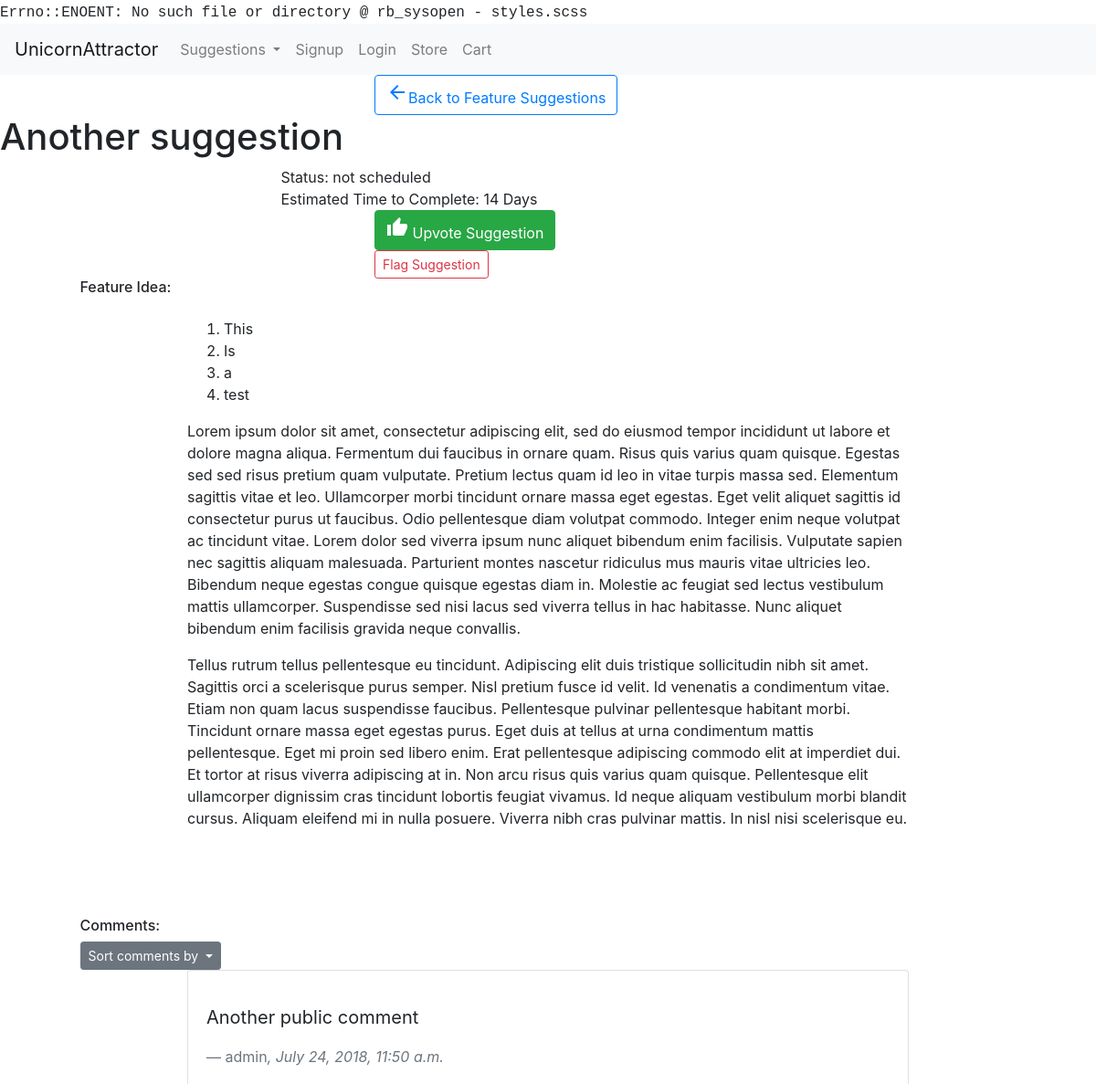
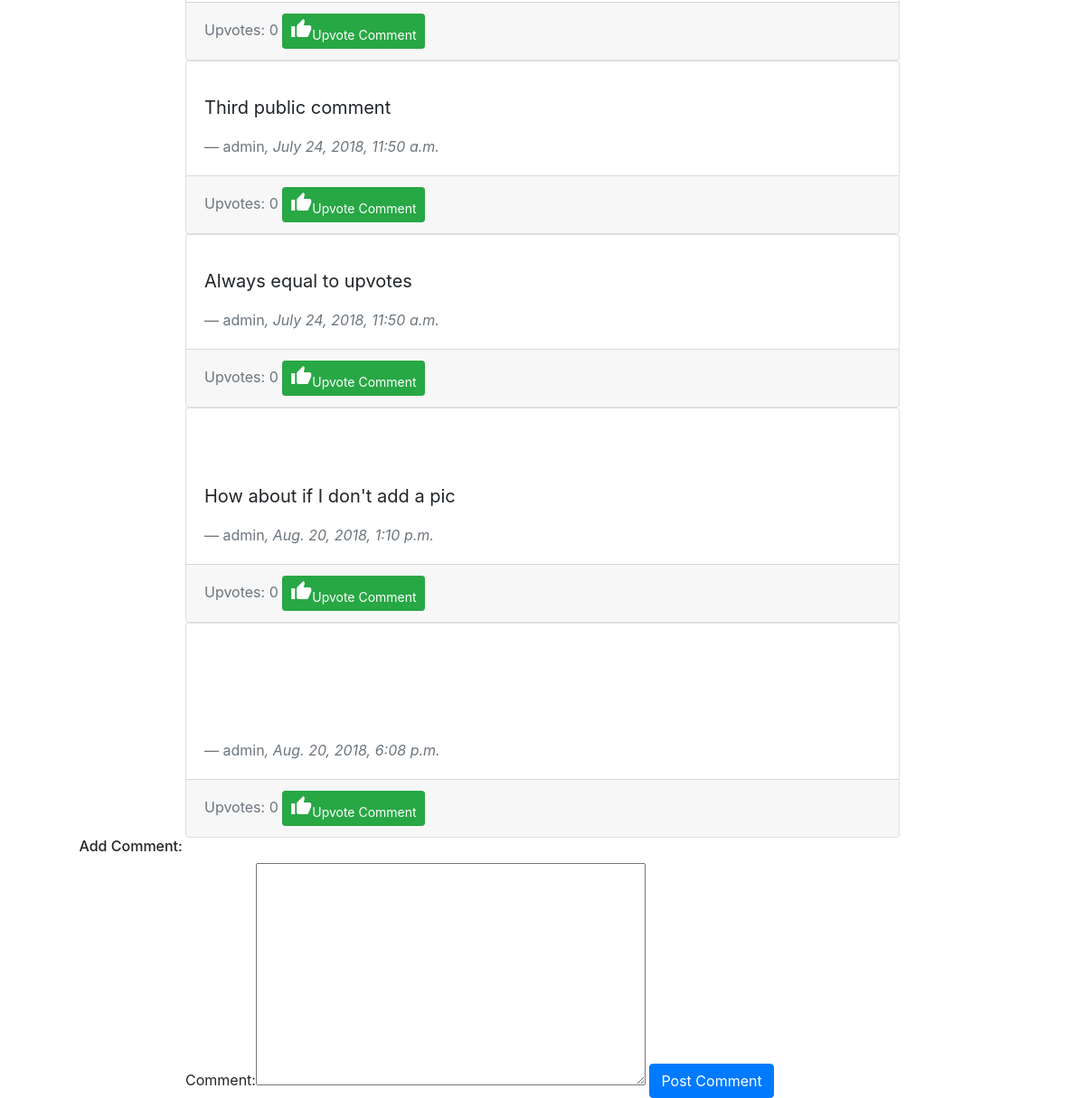
Page /suggestions/view/105 on the committed database (2 pictures, top to bottom).
### usersuggestions/models.py (models this page shows, shortened)
class Suggestion(models.Model):
    suggestion_choices = ((True, 'Feature'), (False, 'Bug Fix'))
    is_feature = models.BooleanField(blank=False, default=False, choices=suggestion_choices)
    user = models.ForeignKey(User, null=False, on_delete=models.PROTECT)
    title = models.CharField(max_length=200, blank=False)
    details = RichTextUploadingField()
    date_time = models.DateTimeField(auto_now_add=True)
    delay_submission = models.BooleanField(null=False, blank=True, default=False)

class SuggestionAdminPage(models.Model):
    status_choices = ((0, "not scheduled"), (1, "scheduled"), (2, "in progress"), (3, "completed"))
    priority_choices = ((0, "low"), (1, 'normal'), (2, 'high'))
    suggestion = models.ForeignKey(Suggestion, null=False, on_delete=models.CASCADE)
    status = models.PositiveSmallIntegerField(choices=status_choices, default=0)
    developer_assigned = models.ForeignKey(User, null=True, blank=True, on_delete=models.PROTECT)
    priority = models.PositiveSmallIntegerField(choices=priority_choices, null=True, blank=True, default=1)
    date_started = models.DateField(null=True, blank=True)
    estimated_days_to_complete = models.PositiveSmallIntegerField(null=True, blank=True)
    expected_completion_date = models.DateField(null=True, blank=True)
    date_completed = models.DateField(null=True, blank=True)
    in_current_voting_cycle = models.BooleanField(blank=False, default=True)
    github_branch = models.CharField(null=True, blank=True, max_length=50)
    was_successful = models.NullBooleanField(blank=True, null=True)
    current_winner = models.BooleanField(blank=False, default=False)

class Comment(models.Model):
    user = models.ForeignKey(User, null=False, on_delete=models.PROTECT)
    suggestion = models.ForeignKey(Suggestion, null=False, on_delete=models.CASCADE)
    admin_page_comment = models.BooleanField(blank=False, default=False)
    comment = RichTextUploadingField()
    date_time = models.DateTimeField(auto_now_add=True)

### accounts/models.py (models this page shows)
class User(AbstractUser):
    USERNAME_FIELD = "email"
    email = models.EmailField('email address', blank=False, unique=True)
    REQUIRED_FIELDS = []
    def __str__(self):
        return self.username

### usersuggestions/views.py (the view, shortened to what this page needs)
# urls.py: url(r'^view/(?P<id>\d+)/(?P<comment_sorting>[-\w]+)', view_suggestion, name="view_suggestion"),
def view_suggestion(request, id, comment_sorting="oldest"):
    coins_enabled = settings.COINS_ENABLED
    suggestion = get_object_or_404(Suggestion, id=id)
    suggestion_admin = get_object_or_404(SuggestionAdminPage, suggestion=suggestion)
    comments = return_public_suggestion_comments(suggestion, comment_sorting)
    form = CommentForm(initial={"user": request.user, "suggestion": suggestion})
    if request.user.is_authenticated:
        check_comment_users = True
    else:
        check_comment_users = False
    if coins_enabled and request.user.is_authenticated:
        price = get_coins_price("Upvote")
        user_coins = return_user_coins(request.user)
        minimum_coins = return_minimum_coins_purchase(price, user_coins)
        coin_options = return_all_store_coin_options()
    else:
        price = None
        user_coins = None
        minimum_coins = None
        coin_options = None
    if suggestion.is_feature:
        return render(request, "view_feature.html",
                      {"form": form, "comments": comments, "feature": suggestion, "coins_enabled": coins_enabled,
                       "price": price, "user_coins": user_coins, "minimum_coins": minimum_coins,
                       "coin_options": coin_options, "suggestion_admin": suggestion_admin,
                       "check_comment_users": check_comment_users})
    else:
        return render(request, "view_bug.html",
                      {"form": form, "comments": comments, "bug": suggestion, "coins_enabled": coins_enabled,
                       "suggestion_admin": suggestion_admin, "check_comment_users": check_comment_users})

### usersuggestions/forms.py
class CommentForm(forms.ModelForm):
    class Meta:
        model = Comment
        exclude = ["date_time"]
        widgets = {"user": forms.HiddenInput(), "suggestion": forms.HiddenInput(),
                   "admin_page_comment": forms.HiddenInput()}

### market/cart.py (called while the page is built)
    def __len__(self):
        return sum(item['quantity'] for item in self.cart.values())

### market/contexts.py (called while the page is built)
def cart(request):
    return {'cart': Cart(request)}

def usercoins(request):
    if request.user.is_authenticated:
        user = request.user
        coins_amount = return_user_coins(user)
        return {"usercoins": coins_amount}
    else:
        return {"usercoins": None}

def coins_are_enabled(request):
    return {"coins_are_enabled": settings.COINS_ENABLED}

### usersuggestions/helpers.py (called while the page is built)
def return_public_suggestion_comments(suggestion, comment_sorting="oldest"):
    if comment_sorting == "oldest":
        comment_sorting = "date_time"
    elif comment_sorting == "newest":
        comment_sorting = "-date_time"
    else:
        comment_sorting = "-upvotes"
    return Comment.objects.filter(suggestion=suggestion, admin_page_comment=False).annotate(
        upvotes=Count("upvote")).annotate(comments=Count("comment")).order_by(comment_sorting)

### usersuggestions/templates/view_feature.html (shortened to what this page needs)
{% extends 'base.html' %} {% block title %} {{ feature.title }}{% endblock %} {% load bootstrap_tags %}  {% block content %}
<main id="view-suggestion">
        <div class="row btn-row">
        <div class="div-col col-xs-6 col-md-4 offset-xs-3 offset-md-4">
            <a class="btn btn-outline-primary" href="{% url 'issue_tracker' %}#features" role="button"><i class="material-icons">arrow_back</i>Back to Feature Suggestions</a>
        </div>
    </div>
    <h1 id="suggestion-title">{{ feature.title }}</h1>
    <div class="row admin-row">
        <div class="div-col col-xs-10 col-md-6 offset-xs-1 offset-md-3">
            <div id="admin-status"><span class="admin-key">Status: </span>{{ suggestion_admin.get_status_display }}
            </div>
            <div id="admin-estimated-time"><span class="admin-key"> Estimated Time to Complete: </span>
            {% if not suggestion_admin.estimated_days_to_complete %}
            N/A
            {% else %}
            {{ suggestion_admin.estimated_days_to_complete }} Days
            {% endif %}
            </div>
        </div>
    </div>
    <div class="row btn-row">
        <div class="div-col col-xs-6 col-md-4 offset-xs-3 offset-md-4">
            {% if not coins_enabled %}
            <a class="btn btn-success" href="{% url 'upvote_suggestion' feature.id %}" role="button"> <i
                    class="material-icons"> thumb_up</i>
                Upvote Suggestion</a> {% else %}
                {% if user.is_authenticated %}
            <button type="button" id="upvote" class="btn btn-success" data-toggle="modal" data-target="#upvoteModal">
                <i class="material-icons"> thumb_up</i>
                Upvote Suggestion
            </button>
            {% else %}
            <a id="upvote" class="btn btn-success" href="{% url 'upvote_suggestion' feature.id %}">
                <i class="material-icons"> thumb_up</i>
                Upvote Suggestion
            </a>
            {% endif %}
            {% endif %}
        </div>
    </div>
    <div class="row btn-row">
        <div class="div-col col-xs-6 col-md-4 offset-xs-3 offset-md-4">
            <button type="button" class="btn btn-outline-danger btn-sm " data-toggle="modal"
                    data-target="#flagSuggestionModal">
                Flag Suggestion
            </button>
        </div>
    </div>
    <div class="row">
        <div class="offset-md-1">
            <h6 id="details-title">Feature Idea:</h6>
        </div>
    </div>
    <div class="row">
        <div class="div-col col-xs-12 col-md-8 offset-md-2">
            <div id="details-section">
                <p>{{ feature.details|safe }}</p>
            </div>
        </div>
    </div>
</main>
<footer id="suggestion-comments">
    <div id="comments">
        <div class="row">
            <div class="offset-md-1">
                <h6 class="comments-title">Comments:</h6>
            </div>
        </div>
        <div class="row">
            <div class="offset-md-1">
                <div class="btn-group" role="group">
                    <button id="orderCommentsButtonGroup" type="button" class="btn btn-sm btn-secondary dropdown-toggle"
                            data-toggle="dropdown" aria-haspopup="true" aria-expanded="false">
                        Sort comments by
                    </button>
                </div>
            </div>
        </div>
        {% for comment in comments %}
        <div class="row">
            <div class="div-col col-xs-12 col-md-8 offset-md-2">
                <div id="{{ comment.id }}" class="card">
                    <div class="card-body">
                        <blockquote class="blockquote mb-0">
                            <p>{{ comment.comment|safe }}</p>
                            <footer class="blockquote-footer">{{ comment.user }}<cite title="Source Title">, {{ comment.date_time }}</cite></footer>
                        </blockquote>
                    </div>
                    <div class="card-footer text-muted">
                        Upvotes: {{ comment.upvotes }} <a class="btn btn-sm upvote-btn btn-success  "
                                                          href="{% url 'upvote_comment' comment.id %}" role="button">
                        <i class="material-icons">thumb_up</i>Upvote Comment</a>
                    </div>
                </div>
            </div>
        </div>
        {% endfor %}
    </div>
    <div class="row">
        <div class="offset-md-1">
            <h6 class="comments-title add-comment">Add Comment:</h6>
        </div>
    </div>
    <div class="row">
        <div class="div-col col-xs-10 col-md-8 offset-xs-1 offset-md-2">
            <form method="POST">
                {{ form|as_bootstrap }} {% csrf_token %}
                <input type="submit" class="btn btn-primary" value="Post Comment" name="postComment">
            </form>
        </div>
    </div>
</footer>
{% endblock %}

### styles.css (style rules this page uses)
body:before { white-space: pre; font-family: monospace; content: "Errno::ENOENT: No such file or directory @ rb_sysopen - styles.scss"; }

### rows in the picture
Suggestion: title "Another suggestion", details "This Is a test Lorem ipsum dolor sit amet, consectetur adipiscing elit, sed do eiusmod tempor incididunt ut labore et dolore magna aliqua. Fermentum dui faucibus in ornare quam. Risus quis varius quam quisque. Egestas sed sed risus pretium quam vulputate. Pretium lectus quam id leo in vitae turpis massa sed. Elementum sagittis vitae et leo. Ullamcorper morbi tincidunt ornare massa eget egestas. Eget velit aliquet sagittis id consectetur purus ut faucibus. Odio pellentesque diam volutpat commodo. Integer enim neque volutpat ac tincidunt vitae. Lorem dolor sed viverra ipsum nunc aliquet bibendum enim facilisis. Vulputate sapien nec sagittis aliquam malesuada. Parturient montes nascetur…"
SuggestionAdminPage: status "not scheduled", estimated_days_to_complete "14"
Comment: comment "Another public comment", user "admin", date_time "July 24, 2018, 11:50 a.m.", upvotes "0"
Comment: comment "Third public comment", user "admin", date_time "July 24, 2018, 11:50 a.m.", upvotes "0"
Comment: comment "Always equal to upvotes", user "admin", date_time "July 24, 2018, 11:50 a.m.", upvotes "0"
Comment: comment "How about if I don't add a pic", user "admin", date_time "Aug. 20, 2018, 1:10 p.m.", upvotes "0"
Comment: user "admin", date_time "Aug. 20, 2018, 6:08 p.m.", upvotes "0"
